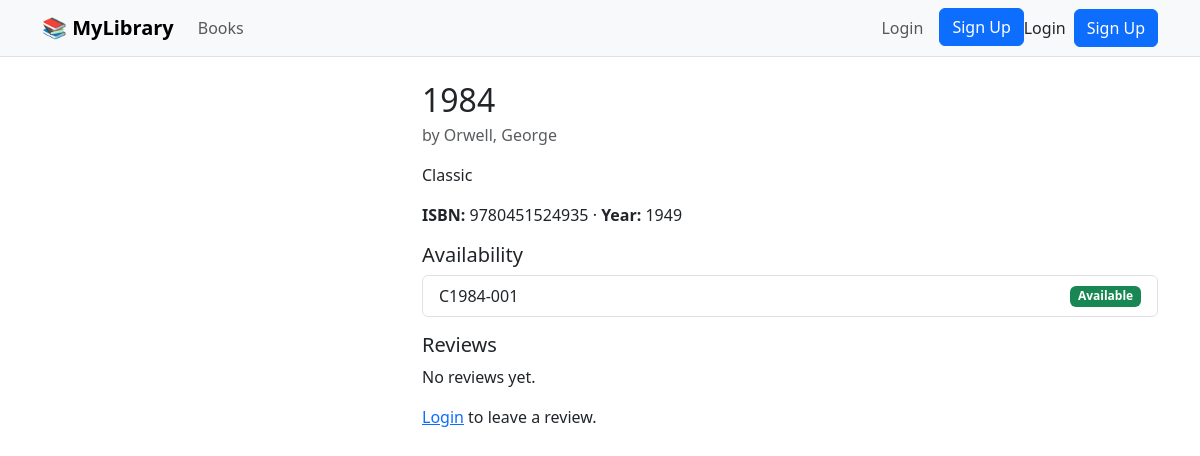
Page /books/1/ on the committed database.
### catalog/models.py (models this page shows, shortened)
class Book(models.Model):
    title = models.CharField(max_length=200)
    author = models.ForeignKey(Author, on_delete=models.PROTECT)
    categories = models.ManyToManyField(Category, blank=True)
    description = models.TextField(blank=True)
    isbn = models.CharField(max_length=13, blank=True)
    cover = models.ImageField(upload_to="covers/", blank=True, null=True)
    year = models.PositiveIntegerField(blank=True, null=True)

class Author(models.Model):
    first_name = models.CharField(max_length=100)
    last_name = models.CharField(max_length=100)
    bio = models.TextField(blank=True)
    class Meta:
        ordering = ["last_name", "first_name"]
    def __str__(self):
        return f"{self.last_name}, {self.first_name}"

class BookCopy(models.Model):
    AVAILABLE = "available"
    BORROWED = "borrowed"
    STATUS_CHOICES = [
    (AVAILABLE, "Available"),
    (BORROWED, "Borrowed"),
    ]
    book = models.ForeignKey(Book, on_delete=models.CASCADE, related_name="copies")
    barcode = models.CharField(max_length=50, unique=True)
    status = models.CharField(max_length=10, choices=STATUS_CHOICES, default=AVAILABLE)

### catalog/views.py (the view)
# urls.py: path("books/<int:pk>/", views.BookDetailView.as_view(), name="book_detail"),
class BookDetailView(DetailView):
    model = Book
    template_name = "catalog/book_detail.html"
    context_object_name = "book"

### templates/catalog/book_detail.html (shortened to what this page needs)
{% extends 'base.html' %}
{% block content %}
<div class="row g-4">
    <div class="col-md-4">
    </div>
    <div class="col-md-8">
        <h2 class="mb-1">{{ book.title }}</h2>
        <p class="text-muted">by {{ book.author }}</p>
        <p>{{ book.description|linebreaks }}</p>
        <p><strong>ISBN:</strong> {{ book.isbn }} {% if book.year %}· <strong>Year:</strong> {{ book.year }}{% endif %}</p>
        <div class="mb-3">
            <h5>Availability</h5>
            <ul class="list-group">
                {% for c in book.copies.all %}
                <li class="list-group-item d-flex justify-content-between align-items-center">
                    {{ c.barcode }}
                    {% if c.status == 'available' %}
                        <span class="badge text-bg-success">Available</span>
                    {% else %}
                        <span class="badge text-bg-secondary">Borrowed</span>
                    {% endif %}
                </li>
                {% empty %}
                <li class="list-group-item">No copies yet.</li>
                {% endfor %}
            </ul>
        </div>
            <div>
                <h5>Reviews</h5>
                    <div class="mb-3">
                        {% for r in book.reviews.all %}
                        <div class="border rounded p-2 mb-2">
                            <strong>{{ r.user }}</strong> · ⭐ {{ r.rating }}<br>
                            <small class="text-muted">{{ r.created_at|date:"M d, Y" }}</small>
                            <p class="mb-0">{{ r.text }}</p>
                        </div>
                        {% empty %}
                            <p>No reviews yet.</p>
                        {% endfor %}
                    </div>
                {% if user.is_authenticated %}
                <form action="{% url 'catalog:profile' %}" method="post" class="border rounded p-3">
                    {% csrf_token %}
                    {{ review_form.as_p }}
                    <input type="hidden" name="book_id" value="{{ book.id }}" />
                    <button class="btn btn-success">Submit review</button>
                </form>
                {% else %}
                    <a href="{% url 'login' %}">Login</a> to leave a review.
                {% endif %}
        </div>
    </div>
</div>
{% endblock %}

### rows in the picture
Book: title "1984", author "Orwell, George", description "Classic", isbn "9780451524935", year "1949"
BookCopy: barcode "C1984-001", status "Available"
